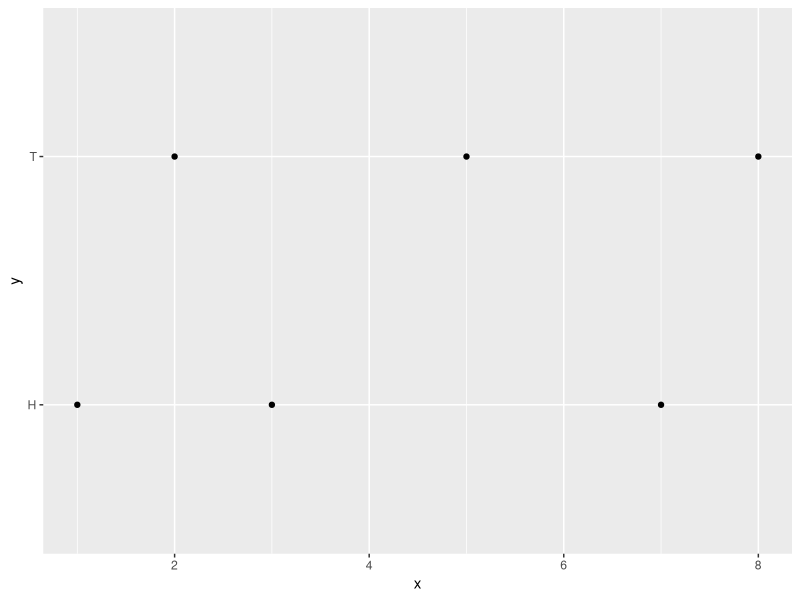
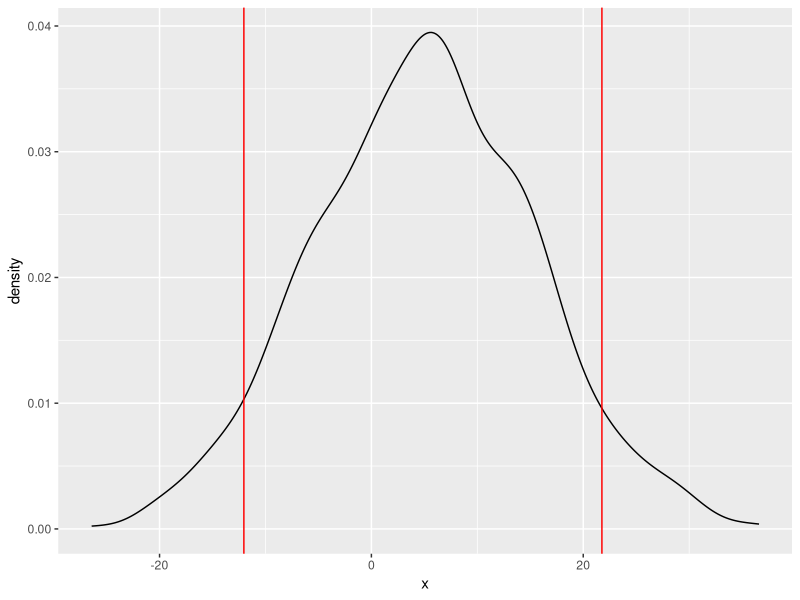

Source code (R) for these figures, in order:
## ---- chunk 1
knitr::opts_chunk$set(echo = TRUE)
library(tidyverse)
## ---- chunk 2
#Numeric Vector Named x
x=c(3,2,1,5,7,8) 
#Prints x
x
#Third Element of x
x[3] 
#Character Vector Named y
y=c("H","T","H","T","H","T") 
#Fifth Element of y
y[5] 
#3x2 Matrix Named z
z=matrix(c(3,2,1,5,7,8),
  nrow=2,ncol=3,byrow=T)
#Prints z
z
#First Row of z
z[1,]
#1st and 3rd Column of z
z[,c(1,3)]
## ---- chunk 3
#Create Tibble named tbl
tbl<-tibble(x=x,y=y)
#Print tbl
tbl
## ---- chunk 4
#Create Dataframe named df
df<-data.frame(x=x,y=y)
#Print df
df
## ---- chunk 5
#Create Plot
plot1<-ggplot(data=tbl) +
        geom_point(aes(x=x,y=y))
#Prints Plot
plot1
## ---- chunk 6
#Randomly Draw 1000 Samples from 
#Normal Distribution with Mean=5 and SD=10
x=rnorm(1000,mean=5,sd=10)
mean(x) #Prints Sample Mean
sd(x)   #Prints Sample SD
quantile(x) #Default Quantiles (Min,Quartiles,Max)
quantile(x,probs=c(0.05,0.95)) #Middle 90%'
## ---- chunk 7
quant.x=quantile(x,probs=c(0.05,0.95))
ggplot(data=tibble(x=x))+
  geom_density(aes(x=x))+
  geom_vline(xintercept=quant.x,col="red")
